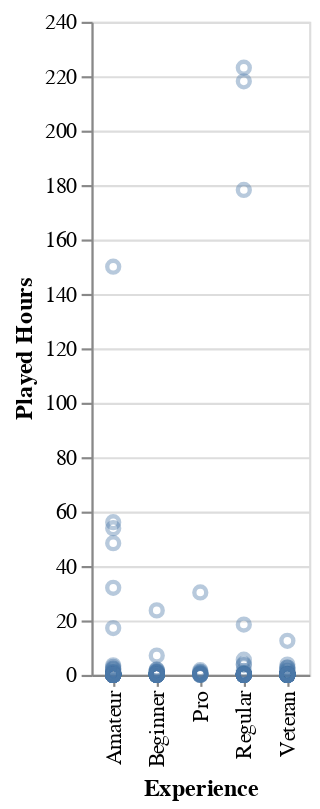

Notebook cell for this chart:
### Markdown cell above
#### Preliminary Graph ####

### Code cell
#Plot preliminary graph
experience_plot = alt.Chart(player_data).mark_point(opacity=0.4).encode(
    x=alt.X('experience:N').title("Experience"),
    y=alt.Y("played_hours:Q").title("Played Hours"),
)
experience_plot

### Figure 1 — Vega-Lite specification as saved in the notebook (floating-point values rounded to 4 significant figures; data arrays with more than 128 entries replaced by an {"elided": "..."} marker saying what was removed)
{"config": {"view": {"continuousWidth": 300, "continuousHeight": 300}}, "data": {"name": "data-673ac0e893480839d2a6a0a89500734b"}, "mark": {"type": "point", "opacity": 0.4}, "encoding": {"x": {"field": "experience", "title": "Experience", "type": "nominal"}, "y": {"field": "played_hours", "title": "Played Hours", "type": "quantitative"}}, "$schema": "https://vega.github.io/schema/vega-lite/v5.20.1.json", "datasets": {"data-673ac0e893480839d2a6a0a89500734b": {"elided": "196 records"}}}
